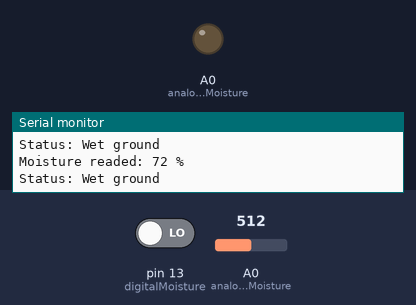
Bench run of a sketch on a simulated Arduino Uno, built with avr-gcc and run on an emulated ATmega328P. Parts: output pins drawn as LEDs (lit = HIGH), the last lines printed to the serial monitor. The inputs (shaded band) are chosen by the test bench; at power-on: A0 (analogicMoisture) = 512, pin 13 (digitalMoisture) LOW.

Above: at 1.3 s.
1.4 s: A0 (analogicMoisture) set to 862
2.9 s: A0 (analogicMoisture) set to 886
At 3.6 s:
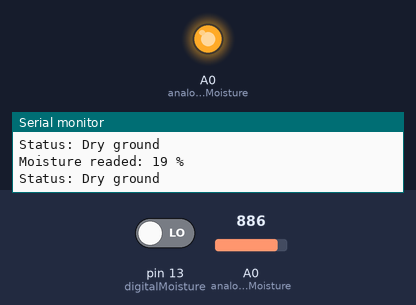
4.5 s: A0 (analogicMoisture) set to 716
At 4.8 s:
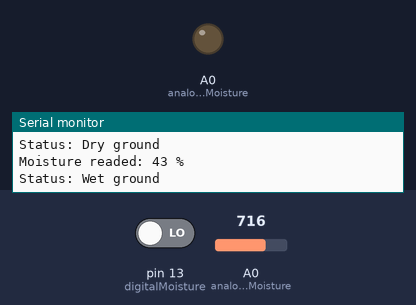
6.0 s: A0 (analogicMoisture) set to 900
At 7.2 s:
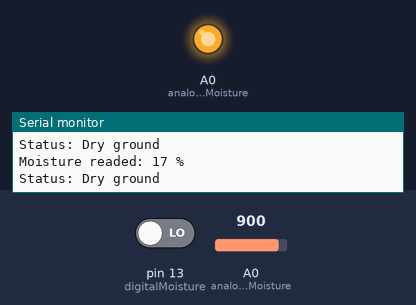
Timing chart, 0 to 8.5 s (numbered marks = the images above; inputs shaded):
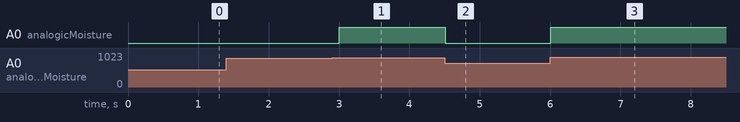

Measured:
- the behaviour switches between 874 and 875 on A0 (analogicMoisture) (found by bisection; images 0 and 1)
- after the input at 2.9 s, A0 (analogicMoisture): LOW → HIGH after 0.10 s
- after the input at 4.5 s, A0 (analogicMoisture): HIGH → LOW at once
- after the input at 6.0 s, A0 (analogicMoisture): LOW → HIGH at once

The sketch:

moisture_meter.ino
```cpp
//Configured for nodeMCU ESP8266
#define analogicMoisture A0
#define digitalMoisture 13
#define alertLight 14

int analogicMoistureValue;
int digitalMoistureValue;

void setup() {
  Serial.begin(9600);
  pinMode(analogicMoisture, INPUT);
  pinMode(digitalMoisture, INPUT);
  pinMode(alertLight, OUTPUT);
}

void loop() {
  analogicMoistureValue = analogRead(analogicMoisture);
  analogicMoistureValue = map(analogicMoistureValue, 1023, 315, 0, 100);
  Serial.print("Moisture readed: ");
  Serial.print(analogicMoistureValue);
  Serial.println(" % " );

  digitalMoistureValue = digitalRead(digitalMoisture);

  if (analogicMoistureValue > 20) {
    Serial.println("Status: Wet ground");
    digitalWrite(alertLight, LOW);
  }
  else {
    Serial.println("Status: Dry ground");
    digitalWrite(alertLight, HIGH);
  }

  delay(500);
}
```
